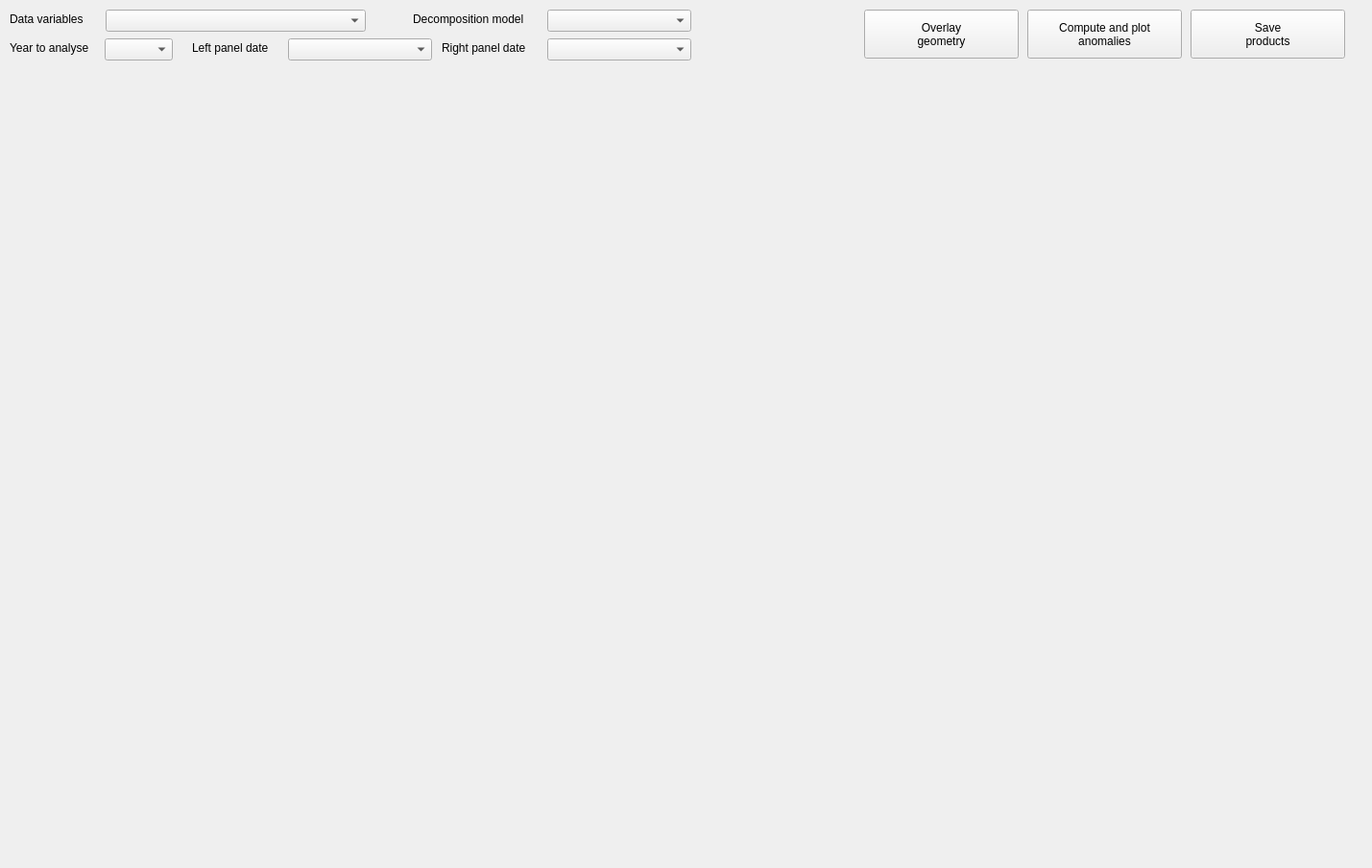
<?xml version="1.0" encoding="UTF-8"?>
<ui version="4.0">
 <class>Plot</class>
 <widget class="QMainWindow" name="Plot">
  <property name="geometry">
   <rect>
    <x>0</x>
    <y>0</y>
    <width>1429</width>
    <height>904</height>
   </rect>
  </property>
  <property name="windowTitle">
   <string>TATSSI Time Series Analysis</string>
  </property>
  <widget class="QWidget" name="content_plot">
   <widget class="QComboBox" name="data_vars">
    <property name="geometry">
     <rect>
      <x>110</x>
      <y>10</y>
      <width>271</width>
      <height>23</height>
     </rect>
    </property>
   </widget>
   <widget class="QLabel" name="lblDataVariables">
    <property name="geometry">
     <rect>
      <x>10</x>
      <y>10</y>
      <width>91</width>
      <height>20</height>
     </rect>
    </property>
    <property name="text">
     <string>Data variables</string>
    </property>
   </widget>
   <widget class="QLabel" name="lblModel">
    <property name="geometry">
     <rect>
      <x>430</x>
      <y>10</y>
      <width>131</width>
      <height>20</height>
     </rect>
    </property>
    <property name="text">
     <string>Decomposition model</string>
    </property>
   </widget>
   <widget class="QPushButton" name="pbAnomalies">
    <property name="geometry">
     <rect>
      <x>1070</x>
      <y>10</y>
      <width>161</width>
      <height>51</height>
     </rect>
    </property>
    <property name="text">
     <string>Compute and plot
anomalies</string>
    </property>
   </widget>
   <widget class="QLabel" name="lblYears">
    <property name="geometry">
     <rect>
      <x>10</x>
      <y>40</y>
      <width>101</width>
      <height>20</height>
     </rect>
    </property>
    <property name="text">
     <string>Year to analyse</string>
    </property>
   </widget>
   <widget class="QComboBox" name="years">
    <property name="geometry">
     <rect>
      <x>109</x>
      <y>40</y>
      <width>71</width>
      <height>23</height>
     </rect>
    </property>
   </widget>
   <widget class="QComboBox" name="model">
    <property name="geometry">
     <rect>
      <x>570</x>
      <y>10</y>
      <width>150</width>
      <height>23</height>
     </rect>
    </property>
   </widget>
   <widget class="QLabel" name="lblTimeSteps">
    <property name="geometry">
     <rect>
      <x>200</x>
      <y>40</y>
      <width>91</width>
      <height>20</height>
     </rect>
    </property>
    <property name="text">
     <string>Left panel date</string>
    </property>
   </widget>
   <widget class="QComboBox" name="time_steps_left">
    <property name="geometry">
     <rect>
      <x>300</x>
      <y>40</y>
      <width>150</width>
      <height>23</height>
     </rect>
    </property>
    <property name="maxVisibleItems">
     <number>13</number>
    </property>
    <property name="sizeAdjustPolicy">
     <enum>QComboBox::AdjustToMinimumContentsLength</enum>
    </property>
    <property name="minimumContentsLength">
     <number>12</number>
    </property>
   </widget>
   <widget class="QLabel" name="lblTimeSteps_2">
    <property name="geometry">
     <rect>
      <x>460</x>
      <y>40</y>
      <width>101</width>
      <height>20</height>
     </rect>
    </property>
    <property name="text">
     <string>Right panel date</string>
    </property>
   </widget>
   <widget class="QComboBox" name="time_steps_right">
    <property name="geometry">
     <rect>
      <x>570</x>
      <y>40</y>
      <width>150</width>
      <height>23</height>
     </rect>
    </property>
    <property name="maxVisibleItems">
     <number>13</number>
    </property>
    <property name="sizeAdjustPolicy">
     <enum>QComboBox::AdjustToMinimumContentsLength</enum>
    </property>
    <property name="minimumContentsLength">
     <number>12</number>
    </property>
   </widget>
   <widget class="QPushButton" name="pbSaveProducts">
    <property name="geometry">
     <rect>
      <x>1240</x>
      <y>10</y>
      <width>161</width>
      <height>51</height>
     </rect>
    </property>
    <property name="text">
     <string>Save
products</string>
    </property>
   </widget>
   <widget class="QPushButton" name="pbOverlay">
    <property name="geometry">
     <rect>
      <x>900</x>
      <y>10</y>
      <width>161</width>
      <height>51</height>
     </rect>
    </property>
    <property name="text">
     <string>Overlay
geometry</string>
    </property>
   </widget>
  </widget>
 </widget>
 <resources/>
 <connections/>
</ui>
